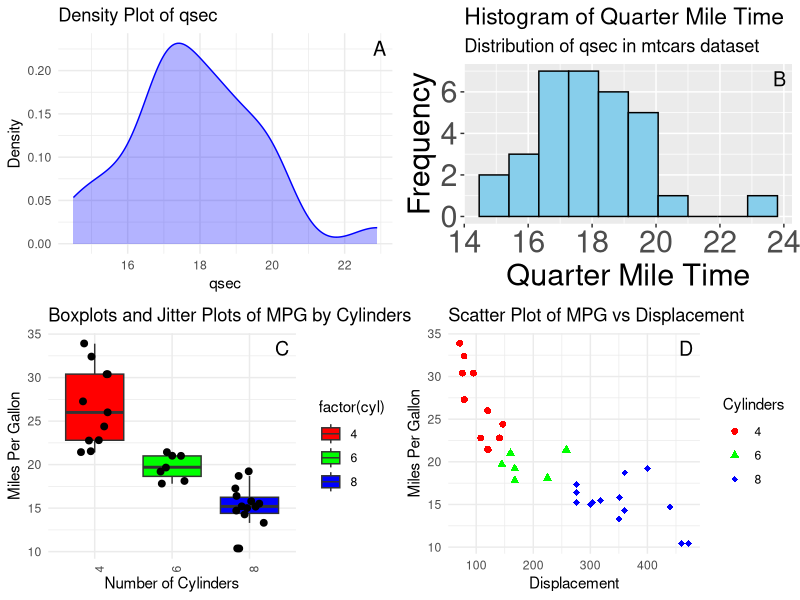

R code for this plot:
# Базовый уровень+дополнительный 1. 
# Повтор задания для базовой графики, только реализация через ggplot2

# Установка и загрузка необходимых пакетов
if (!require("ggplot2")) install.packages("ggplot2")
if (!require("gridExtra")) install.packages("gridExtra")

library(ggplot2)
library(gridExtra)

data(mtcars)

# Распределение qsec в виде гладкой линии и гистограммы
p1 <- ggplot(mtcars, aes(x = qsec)) +
  geom_density(color = "blue", fill = "blue", alpha = 0.3) +
  labs(x = "qsec", y = "Density", title = "Density Plot of qsec") +
  theme_minimal()

p2 <- ggplot(mtcars, aes(x = qsec)) +
  geom_histogram(color = "black", fill = "skyblue", bins = 10) +
  labs(x = "Quarter Mile Time", y = "Frequency", 
       title = "Histogram of Quarter Mile Time",
       subtitle = "Distribution of qsec in mtcars dataset") +
  theme(axis.title = element_text(size = rel(2)),
        axis.text = element_text(size = rel(2)),
        plot.title = element_text(size = rel(1.5)),
        plot.subtitle = element_text(size = rel(1.2)))

# Точечный график зависимости mpg от disp
p3 <- ggplot(mtcars, aes(x = disp, y = mpg, color = factor(cyl), shape = factor(cyl))) +
  geom_point(size = 2) +
  scale_color_manual(values = c("red", "green", "blue")) +
  scale_shape_manual(values = c(16, 17, 18)) +
  labs(x = "Displacement", y = "Miles Per Gallon", 
       title = "Scatter Plot of MPG vs Displacement",
       color = "Cylinders", shape = "Cylinders") +
  theme_minimal()

# Боксплоты и джиттерплоты для mpg по значениям cyl
p4 <- ggplot(mtcars, aes(x = factor(cyl), y = mpg)) +
  geom_boxplot(aes(fill = factor(cyl)), outlier.shape = NA) +
  geom_jitter(width = 0.2, size = 2, color = "black") +
  scale_fill_manual(values = c("red", "green", "blue")) +
  labs(x = "Number of Cylinders", y = "Miles Per Gallon", 
       title = "Boxplots and Jitter Plots of MPG by Cylinders") +
  theme_minimal() +
  theme(axis.text.x = element_text(angle = 90, hjust = 1))

# График с 4 панелями
p_combined <- grid.arrange(
  p1 + annotate("text", x = Inf, y = Inf, label = "A", vjust = 1.5, hjust = 1.5, size = 5, colour = "black"),
  p2 + annotate("text", x = Inf, y = Inf, label = "B", vjust = 1.5, hjust = 1.5, size = 5, colour = "black"),
  p4 + annotate("text", x = Inf, y = Inf, label = "C", vjust = 1.5, hjust = 1.5, size = 5, colour = "black"),
  p3 + annotate("text", x = Inf, y = Inf, label = "D", vjust = 1.5, hjust = 1.5, size = 5, colour = "black"),
  ncol = 2
)

# Сохранение графиков
ggsave("base_graphics_2_combined_plot.png", plot = p_combined, width = 12, height = 10)
